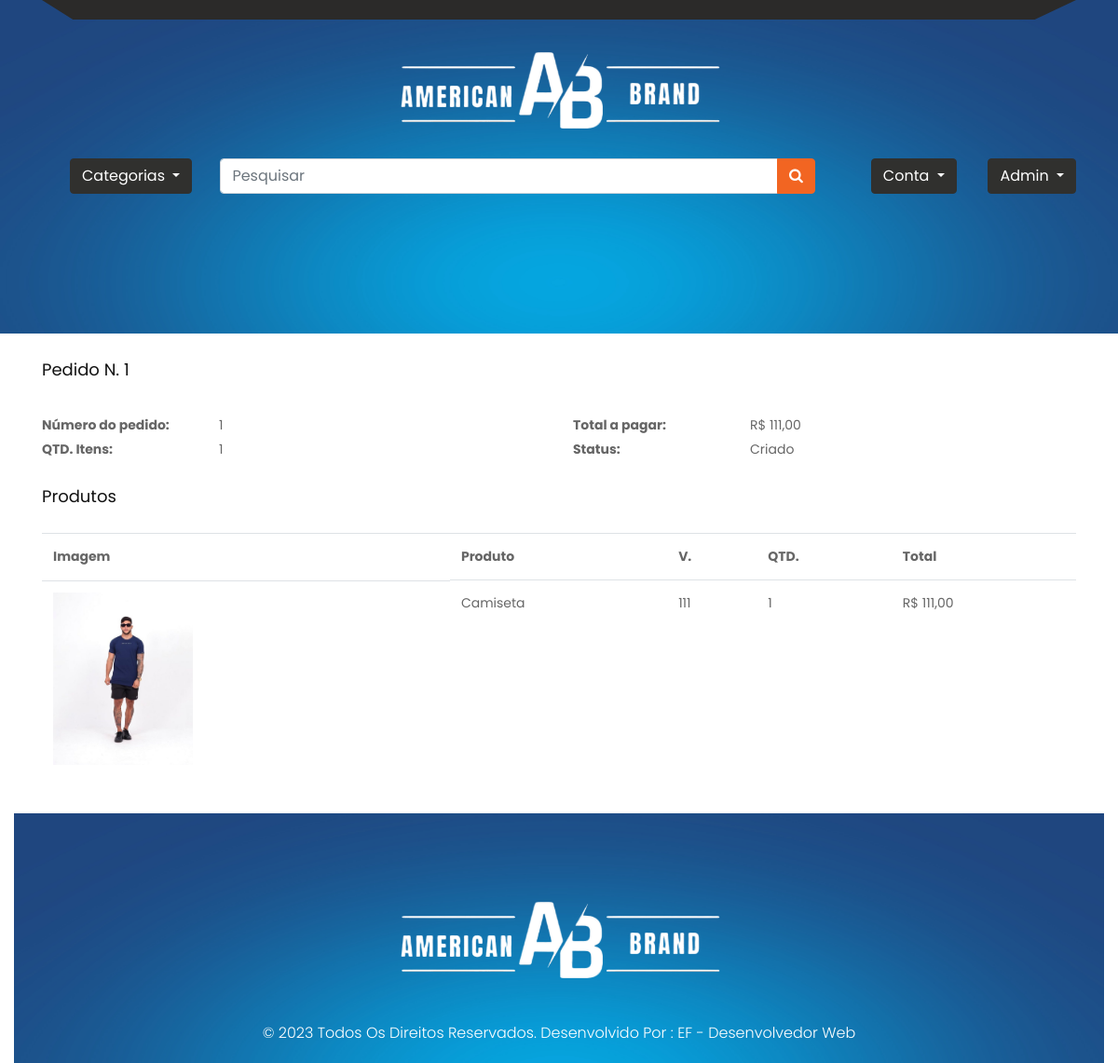
Screenshot of /pedido/detalhe/1 (signed in) with the database file from the repository.
### pedido/models.py (models this page shows, shortened)
class Pedido(models.Model):
    usuario = models.ForeignKey(User, on_delete=models.CASCADE)
    total = models.FloatField()
    qtd_total = models.PositiveIntegerField()
    status = models.CharField(
        default="C",
        max_length=1,
        choices=(
            ('A', 'Aprovado'),
            ('C', 'Criado'),
            ('R', 'Reprovado'),
            ('P', 'Pendente'),
            ('E', 'Enviado'),
            ('F', 'Finalizado'),
        )
    )
    def __str__(self):
        return f'Pedido N. {self.pk}'

class ItemPedido(models.Model):
    pedido = models.ForeignKey(Pedido, on_delete=models.CASCADE)
    produto = models.CharField(max_length=255)
    produto_id = models.PositiveIntegerField()
    variacao = models.CharField(max_length=255)
    variacao_id = models.PositiveIntegerField()
    preco = models.FloatField()
    preco_promocional = models.FloatField(default=0)
    quantidade = models.PositiveIntegerField()
    imagem = models.CharField(max_length=2000)
    class Meta:
        verbose_name = 'Item do pedido'
        verbose_name_plural = 'Itens do pedido'

### pedido/views.py (the view)
# urls.py: path('detalhe/<int:pk>', views.Detalhe.as_view(), name='detalhe'),
class Detalhe(DispatchLoginRequiredMixin, DetailView):
    model = Pedido
    context_object_name = 'pedido'
    template_name = 'pedido/detalhe.html'
    pk_url_kwarg = 'pk'
    def get_context_data(self, **kwargs):
        context = super().get_context_data(**kwargs)
        context['categorias'] = models.Categoria.objects.all()
        return context

### pedido/views.py (called while the page is built)
    def dispatch(self, *args, **kwargs):
        if not self.request.user.is_authenticated:
            return redirect('perfil:criar')
        return super().dispatch(*args, **kwargs)

    def get_queryset(self, *args, **kwargs):
        qs = super().get_queryset(*args, **kwargs)
        qs = qs.filter(usuario=self.request.user)
        return qs

### produto/templatetags/omfilters.py (called while the page is built)
@register.filter
def formata_preco(val):
    return utils.formata_preco(val)

### utils/utils.py (called while the page is built)
def formata_preco(val):
    return f'R$ {val:.2f}'.replace('.', ',')

### pedido/templates/pedido/detalhe.html (shortened to what this page needs)
{% extends 'base.html' %}
{% load omfilters %}
{% load static %}
{% block conteudo %}
{% include 'parciais/_pedido.html' %}
{% endblock %}

### templates/parciais/_pedido.html
{% load static %}
{% load omfilters %}
<div class="row">
    <div class="col">
        <br>
        <h3>{{ pedido }}</h3>
        <div class="row mt-4">
            <div class="col-lg-2 font-weight-bold">Número do pedido:</div>
            <div class="col-lg-4">{{ pedido.id }}</div>
            <div class="col-lg-2 font-weight-bold">Total a pagar:</div>
            <div class="col-lg-4">{{ pedido.total|formata_preco }}</div>
            <div class="col-lg-2 font-weight-bold">QTD. Itens:</div>
            <div class="col-lg-4">{{ pedido.qtd_total }}</div>
            <div class="col-lg-2 font-weight-bold">Status:</div>
            <div class="col-lg-4">{{ pedido.get_status_display }}</div>
        </div>
        <div class="row mt-4">
            <div class="col">
                <h3>Produtos</h3>
            </div>
        </div>
        <div class="table-responsive mt-3">
            <table class="table">
                <tr>
                    <th class="d-none d-lg-block">Imagem</th>
                    <th>Produto</th>
                    <th>V.</th>
                    <th>QTD.</th>
                    <th>Total</th>
                </tr>
                {% for linha in pedido.itempedido_set.all %}
                <tr>
                    <td class="d-none d-lg-block">
                        <img class="cart-img" src="{% get_media_prefix %}{{ linha.imagem }}">
                    </td>
                    <td>{{ linha.produto }}</td>
                    <td>{{ linha.variacao }}</td>
                    <td>{{ linha.quantidade }}</td>
                    <td>
                        {% if linha.preco_promocional %}
                        {{ linha.preco_promocional|formata_preco }}
                        {% else %}
                        {{ linha.preco|formata_preco }}
                        {% endif %}
                    </td>
                </tr>
                {% endfor %}
            </table>
        </div>
    </div>
</div>

### templates/static/css/style.css (style rules this page uses)
* { box-sizing: border-box !important; transition: ease all 0.5s; }
html { scroll-behavior: smooth; overflow-x: hidden; }
body { color: #666666; font-size: 14px; line-height: 1.80857; font-weight: normal; overflow-x: hidden; font-family: 'Poppins', sans-serif; }
h1, h2, h3, h4, h5, h6 { letter-spacing: 0; font-weight: normal; position: relative; padding: 0 0 10px 0; font-weight: normal; line-height: normal; color: #111111; margin: 0 }
h3 { font-size: 18px }
*, *::after, *::before { -webkit-box-sizing: border-box; -moz-box-sizing: border-box; box-sizing: border-box; }
img { max-width: 100%; height: auto; }
.cart-img { max-width: 150px; }

### rows the page displays
Pedido: id "Pedido N. 1", id "1", total "R$ 111,00", qtd_total "1", status "Criado"
ItemPedido: imagem (picture), produto "Camiseta", variacao "111", quantidade "1", preco_promocional "R$ 111,00"
